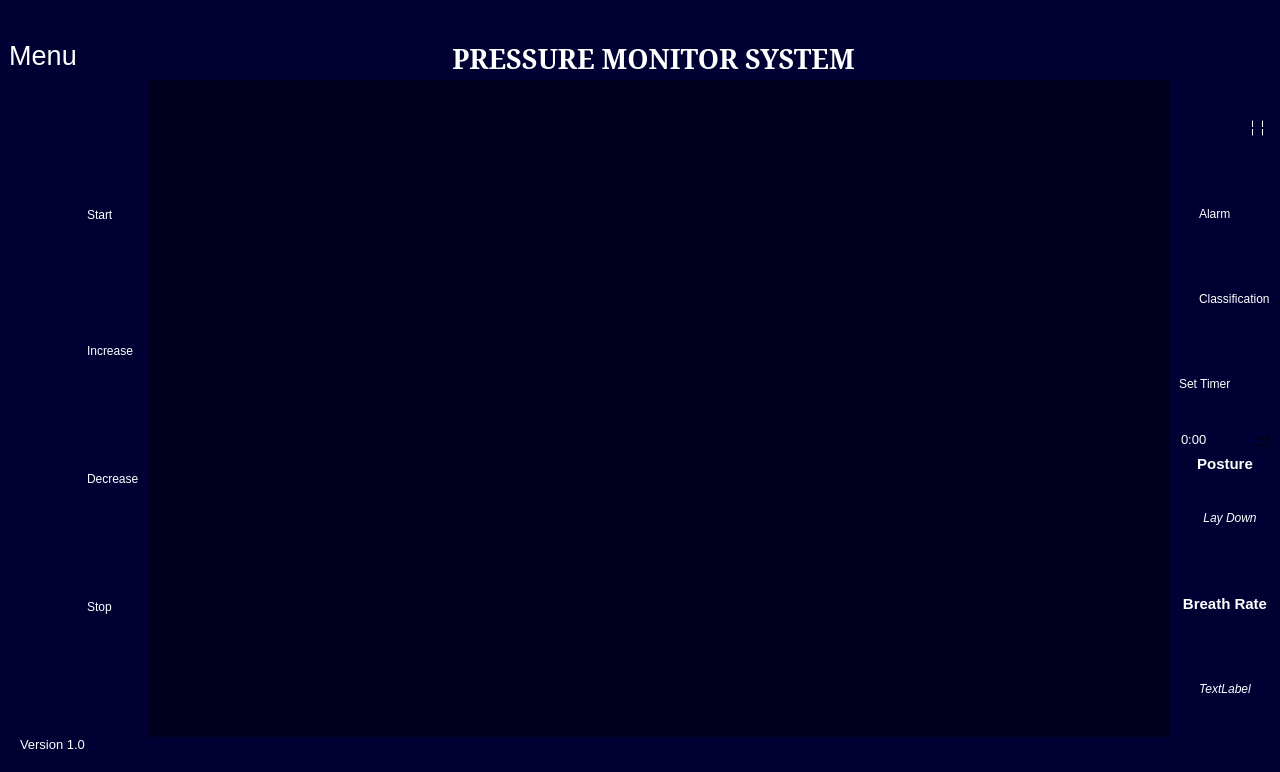
<?xml version="1.0" encoding="UTF-8"?>
<ui version="4.0">
 <class>MainWindow</class>
 <widget class="QMainWindow" name="MainWindow">
  <property name="geometry">
   <rect>
    <x>0</x>
    <y>0</y>
    <width>1280</width>
    <height>772</height>
   </rect>
  </property>
  <property name="windowTitle">
   <string>MainWindow</string>
  </property>
  <property name="autoFillBackground">
   <bool>false</bool>
  </property>
  <property name="styleSheet">
   <string notr="true">*{
	background-color:rgb(0, 0, 30);
	border:none;
}
</string>
  </property>
  <widget class="QWidget" name="centralwidget">
   <layout class="QVBoxLayout" name="verticalLayout">
    <property name="spacing">
     <number>0</number>
    </property>
    <property name="leftMargin">
     <number>0</number>
    </property>
    <property name="topMargin">
     <number>0</number>
    </property>
    <property name="rightMargin">
     <number>0</number>
    </property>
    <property name="bottomMargin">
     <number>0</number>
    </property>
    <item alignment="Qt::AlignTop">
     <widget class="QFrame" name="Header">
      <property name="styleSheet">
       <string notr="true">background-color: rgb(0, 0, 50);</string>
      </property>
      <property name="frameShape">
       <enum>QFrame::NoFrame</enum>
      </property>
      <property name="frameShadow">
       <enum>QFrame::Raised</enum>
      </property>
      <layout class="QHBoxLayout" name="horizontalLayout">
       <property name="spacing">
        <number>0</number>
       </property>
       <property name="leftMargin">
        <number>0</number>
       </property>
       <property name="topMargin">
        <number>0</number>
       </property>
       <property name="rightMargin">
        <number>0</number>
       </property>
       <property name="bottomMargin">
        <number>0</number>
       </property>
       <item alignment="Qt::AlignLeft|Qt::AlignVCenter">
        <widget class="QFrame" name="HeaderLeft">
         <property name="font">
          <font>
           <pointsize>20</pointsize>
          </font>
         </property>
         <property name="frameShape">
          <enum>QFrame::StyledPanel</enum>
         </property>
         <property name="frameShadow">
          <enum>QFrame::Raised</enum>
         </property>
         <layout class="QHBoxLayout" name="horizontalLayout_4">
          <property name="topMargin">
           <number>40</number>
          </property>
          <item>
           <widget class="QPushButton" name="Menu_button">
            <property name="font">
             <font>
              <family>Arial</family>
              <pointsize>20</pointsize>
             </font>
            </property>
            <property name="styleSheet">
             <string notr="true">color: rgb(255, 255, 255);</string>
            </property>
            <property name="text">
             <string>Menu</string>
            </property>
            <property name="icon">
             <iconset>
              <normaloff>Icon/icons8-menu-48.png</normaloff>Icon/icons8-menu-48.png</iconset>
            </property>
            <property name="iconSize">
             <size>
              <width>40</width>
              <height>40</height>
             </size>
            </property>
           </widget>
          </item>
         </layout>
        </widget>
       </item>
       <item alignment="Qt::AlignTop">
        <widget class="QFrame" name="HeaderMiddle">
         <property name="frameShape">
          <enum>QFrame::NoFrame</enum>
         </property>
         <property name="frameShadow">
          <enum>QFrame::Raised</enum>
         </property>
         <layout class="QHBoxLayout" name="horizontalLayout_3">
          <property name="spacing">
           <number>10</number>
          </property>
          <property name="leftMargin">
           <number>0</number>
          </property>
          <property name="topMargin">
           <number>40</number>
          </property>
          <property name="rightMargin">
           <number>0</number>
          </property>
          <property name="bottomMargin">
           <number>0</number>
          </property>
          <item alignment="Qt::AlignHCenter|Qt::AlignVCenter">
           <widget class="QLabel" name="title_pic">
            <property name="font">
             <font>
              <pointsize>20</pointsize>
             </font>
            </property>
            <property name="text">
             <string/>
            </property>
            <property name="pixmap">
             <pixmap>Icon/icons8-pressure-40.png</pixmap>
            </property>
            <property name="alignment">
             <set>Qt::AlignCenter</set>
            </property>
           </widget>
          </item>
          <item>
           <widget class="QLabel" name="mainTitle">
            <property name="font">
             <font>
              <family>Constantia</family>
              <pointsize>20</pointsize>
              <weight>75</weight>
              <bold>true</bold>
              <strikeout>false</strikeout>
              <stylestrategy>PreferDefault</stylestrategy>
             </font>
            </property>
            <property name="styleSheet">
             <string notr="true">color: rgb(255, 255, 255);</string>
            </property>
            <property name="text">
             <string>PRESSURE MONITOR SYSTEM</string>
            </property>
            <property name="alignment">
             <set>Qt::AlignCenter</set>
            </property>
           </widget>
          </item>
         </layout>
        </widget>
       </item>
       <item alignment="Qt::AlignRight|Qt::AlignTop">
        <widget class="QFrame" name="HeaderRight">
         <property name="frameShape">
          <enum>QFrame::NoFrame</enum>
         </property>
         <property name="frameShadow">
          <enum>QFrame::Raised</enum>
         </property>
         <layout class="QHBoxLayout" name="horizontalLayout_2">
          <property name="spacing">
           <number>10</number>
          </property>
          <property name="leftMargin">
           <number>0</number>
          </property>
          <property name="topMargin">
           <number>0</number>
          </property>
          <property name="rightMargin">
           <number>0</number>
          </property>
          <property name="bottomMargin">
           <number>0</number>
          </property>
          <item>
           <widget class="QPushButton" name="ShrinkWindowButton">
            <property name="maximumSize">
             <size>
              <width>50</width>
              <height>50</height>
             </size>
            </property>
            <property name="text">
             <string/>
            </property>
            <property name="icon">
             <iconset>
              <normaloff>Icon/icons8-minimize-96.png</normaloff>Icon/icons8-minimize-96.png</iconset>
            </property>
            <property name="iconSize">
             <size>
              <width>40</width>
              <height>40</height>
             </size>
            </property>
           </widget>
          </item>
          <item>
           <widget class="QPushButton" name="ResizeWindowButton">
            <property name="maximumSize">
             <size>
              <width>50</width>
              <height>50</height>
             </size>
            </property>
            <property name="text">
             <string/>
            </property>
            <property name="icon">
             <iconset>
              <normaloff>Icon/icons8-resize-96.png</normaloff>Icon/icons8-resize-96.png</iconset>
            </property>
            <property name="iconSize">
             <size>
              <width>40</width>
              <height>40</height>
             </size>
            </property>
           </widget>
          </item>
          <item>
           <widget class="QPushButton" name="CloseWindowButton">
            <property name="maximumSize">
             <size>
              <width>50</width>
              <height>50</height>
             </size>
            </property>
            <property name="text">
             <string/>
            </property>
            <property name="icon">
             <iconset>
              <normaloff>Icon/icons8-close-window-96.png</normaloff>Icon/icons8-close-window-96.png</iconset>
            </property>
            <property name="iconSize">
             <size>
              <width>40</width>
              <height>40</height>
             </size>
            </property>
           </widget>
          </item>
         </layout>
        </widget>
       </item>
      </layout>
     </widget>
    </item>
    <item>
     <widget class="QFrame" name="Content">
      <property name="sizePolicy">
       <sizepolicy hsizetype="Preferred" vsizetype="Expanding">
        <horstretch>0</horstretch>
        <verstretch>0</verstretch>
       </sizepolicy>
      </property>
      <property name="frameShape">
       <enum>QFrame::NoFrame</enum>
      </property>
      <property name="frameShadow">
       <enum>QFrame::Raised</enum>
      </property>
      <layout class="QHBoxLayout" name="horizontalLayout_9">
       <property name="spacing">
        <number>0</number>
       </property>
       <property name="leftMargin">
        <number>0</number>
       </property>
       <property name="topMargin">
        <number>0</number>
       </property>
       <property name="rightMargin">
        <number>0</number>
       </property>
       <property name="bottomMargin">
        <number>0</number>
       </property>
       <item>
        <widget class="QFrame" name="ContentLeft">
         <property name="sizePolicy">
          <sizepolicy hsizetype="Minimum" vsizetype="Expanding">
           <horstretch>0</horstretch>
           <verstretch>0</verstretch>
          </sizepolicy>
         </property>
         <property name="frameShape">
          <enum>QFrame::NoFrame</enum>
         </property>
         <property name="frameShadow">
          <enum>QFrame::Raised</enum>
         </property>
         <layout class="QVBoxLayout" name="verticalLayout_2">
          <property name="spacing">
           <number>0</number>
          </property>
          <property name="leftMargin">
           <number>0</number>
          </property>
          <property name="topMargin">
           <number>0</number>
          </property>
          <property name="rightMargin">
           <number>0</number>
          </property>
          <property name="bottomMargin">
           <number>0</number>
          </property>
          <item alignment="Qt::AlignLeft">
           <widget class="QFrame" name="MenuFrame">
            <property name="sizePolicy">
             <sizepolicy hsizetype="Minimum" vsizetype="Preferred">
              <horstretch>0</horstretch>
              <verstretch>0</verstretch>
             </sizepolicy>
            </property>
            <property name="styleSheet">
             <string notr="true">color: rgb(255, 255, 255);
background-color: rgb(0, 0, 50);</string>
            </property>
            <property name="frameShape">
             <enum>QFrame::Panel</enum>
            </property>
            <property name="frameShadow">
             <enum>QFrame::Raised</enum>
            </property>
            <property name="lineWidth">
             <number>0</number>
            </property>
            <layout class="QGridLayout" name="gridLayout">
             <property name="leftMargin">
              <number>10</number>
             </property>
             <property name="topMargin">
              <number>10</number>
             </property>
             <property name="rightMargin">
              <number>10</number>
             </property>
             <property name="bottomMargin">
              <number>10</number>
             </property>
             <property name="spacing">
              <number>5</number>
             </property>
             <item row="1" column="0">
              <widget class="QPushButton" name="Increase">
               <property name="text">
                <string/>
               </property>
               <property name="icon">
                <iconset>
                 <normaloff>Icon/icons8-increase-64.png</normaloff>Icon/icons8-increase-64.png</iconset>
               </property>
               <property name="iconSize">
                <size>
                 <width>64</width>
                 <height>64</height>
                </size>
               </property>
              </widget>
             </item>
             <item row="1" column="1">
              <widget class="QLabel" name="IncreaseLabel">
               <property name="text">
                <string>Increase</string>
               </property>
              </widget>
             </item>
             <item row="2" column="1">
              <widget class="QLabel" name="Decrease">
               <property name="text">
                <string>Decrease</string>
               </property>
              </widget>
             </item>
             <item row="3" column="1">
              <widget class="QLabel" name="StopLabel">
               <property name="text">
                <string>Stop</string>
               </property>
              </widget>
             </item>
             <item row="2" column="0">
              <widget class="QPushButton" name="DecreaseLabel">
               <property name="text">
                <string/>
               </property>
               <property name="icon">
                <iconset>
                 <normaloff>Icon/icons8-decrease-64.png</normaloff>Icon/icons8-decrease-64.png</iconset>
               </property>
               <property name="iconSize">
                <size>
                 <width>64</width>
                 <height>64</height>
                </size>
               </property>
              </widget>
             </item>
             <item row="0" column="1">
              <widget class="QLabel" name="StartLabel">
               <property name="text">
                <string>Start</string>
               </property>
              </widget>
             </item>
             <item row="3" column="0">
              <widget class="QPushButton" name="Stop">
               <property name="text">
                <string/>
               </property>
               <property name="icon">
                <iconset>
                 <normaloff>Icon/icons8-stop-64.png</normaloff>Icon/icons8-stop-64.png</iconset>
               </property>
               <property name="iconSize">
                <size>
                 <width>64</width>
                 <height>64</height>
                </size>
               </property>
              </widget>
             </item>
             <item row="0" column="0">
              <widget class="QPushButton" name="Start">
               <property name="font">
                <font>
                 <pointsize>20</pointsize>
                </font>
               </property>
               <property name="text">
                <string/>
               </property>
               <property name="icon">
                <iconset>
                 <normaloff>Icon/icons8-start-80.png</normaloff>Icon/icons8-start-80.png</iconset>
               </property>
               <property name="iconSize">
                <size>
                 <width>64</width>
                 <height>46</height>
                </size>
               </property>
              </widget>
             </item>
            </layout>
           </widget>
          </item>
         </layout>
        </widget>
       </item>
       <item>
        <widget class="QFrame" name="ContentMiddle">
         <property name="sizePolicy">
          <sizepolicy hsizetype="Preferred" vsizetype="Preferred">
           <horstretch>0</horstretch>
           <verstretch>0</verstretch>
          </sizepolicy>
         </property>
         <property name="frameShape">
          <enum>QFrame::Box</enum>
         </property>
         <property name="frameShadow">
          <enum>QFrame::Raised</enum>
         </property>
         <property name="lineWidth">
          <number>2</number>
         </property>
         <layout class="QVBoxLayout" name="verticalLayout_4">
          <property name="spacing">
           <number>5</number>
          </property>
          <property name="leftMargin">
           <number>5</number>
          </property>
          <property name="topMargin">
           <number>5</number>
          </property>
          <property name="rightMargin">
           <number>5</number>
          </property>
          <property name="bottomMargin">
           <number>5</number>
          </property>
          <item>
           <widget class="QWidget" name="PressureDisplay" native="true">
            <property name="sizePolicy">
             <sizepolicy hsizetype="Expanding" vsizetype="Expanding">
              <horstretch>0</horstretch>
              <verstretch>0</verstretch>
             </sizepolicy>
            </property>
           </widget>
          </item>
         </layout>
        </widget>
       </item>
       <item>
        <widget class="QFrame" name="ContentRight">
         <property name="sizePolicy">
          <sizepolicy hsizetype="Preferred" vsizetype="Preferred">
           <horstretch>0</horstretch>
           <verstretch>0</verstretch>
          </sizepolicy>
         </property>
         <property name="styleSheet">
          <string notr="true">color: rgb(255, 255, 255);
background-color: rgb(0, 0, 50);</string>
         </property>
         <property name="frameShape">
          <enum>QFrame::StyledPanel</enum>
         </property>
         <property name="frameShadow">
          <enum>QFrame::Raised</enum>
         </property>
         <layout class="QVBoxLayout" name="verticalLayout_3">
          <item>
           <widget class="QLCDNumber" name="Time">
            <property name="sizePolicy">
             <sizepolicy hsizetype="Preferred" vsizetype="Preferred">
              <horstretch>0</horstretch>
              <verstretch>0</verstretch>
             </sizepolicy>
            </property>
            <property name="minimumSize">
             <size>
              <width>0</width>
              <height>40</height>
             </size>
            </property>
            <property name="font">
             <font>
              <family>8514oem</family>
              <pointsize>30</pointsize>
             </font>
            </property>
            <property name="styleSheet">
             <string notr="true">background-color: rgb(0, 0, 50);</string>
            </property>
            <property name="smallDecimalPoint">
             <bool>false</bool>
            </property>
            <property name="digitCount">
             <number>8</number>
            </property>
            <property name="mode">
             <enum>QLCDNumber::Dec</enum>
            </property>
            <property name="segmentStyle">
             <enum>QLCDNumber::Flat</enum>
            </property>
            <property name="intValue" stdset="0">
             <number>11</number>
            </property>
           </widget>
          </item>
          <item>
           <widget class="QCheckBox" name="Alarm">
            <property name="sizePolicy">
             <sizepolicy hsizetype="Preferred" vsizetype="Preferred">
              <horstretch>0</horstretch>
              <verstretch>0</verstretch>
             </sizepolicy>
            </property>
            <property name="font">
             <font>
              <family>Arial</family>
             </font>
            </property>
            <property name="text">
             <string>Alarm</string>
            </property>
           </widget>
          </item>
          <item>
           <widget class="QCheckBox" name="checkBox">
            <property name="sizePolicy">
             <sizepolicy hsizetype="Preferred" vsizetype="Preferred">
              <horstretch>0</horstretch>
              <verstretch>0</verstretch>
             </sizepolicy>
            </property>
            <property name="text">
             <string>Classification</string>
            </property>
           </widget>
          </item>
          <item>
           <widget class="QLabel" name="SetTimer">
            <property name="text">
             <string>Set Timer</string>
            </property>
           </widget>
          </item>
          <item>
           <widget class="QTimeEdit" name="timeEdit">
            <property name="minimumSize">
             <size>
              <width>0</width>
              <height>20</height>
             </size>
            </property>
            <property name="font">
             <font>
              <pointsize>10</pointsize>
              <weight>50</weight>
              <bold>false</bold>
             </font>
            </property>
            <property name="currentSection">
             <enum>QDateTimeEdit::HourSection</enum>
            </property>
            <property name="displayFormat">
             <string>h:mm</string>
            </property>
            <property name="calendarPopup">
             <bool>false</bool>
            </property>
           </widget>
          </item>
          <item>
           <widget class="QLabel" name="posture_label">
            <property name="sizePolicy">
             <sizepolicy hsizetype="Preferred" vsizetype="Fixed">
              <horstretch>0</horstretch>
              <verstretch>0</verstretch>
             </sizepolicy>
            </property>
            <property name="font">
             <font>
              <pointsize>11</pointsize>
              <weight>75</weight>
              <bold>true</bold>
             </font>
            </property>
            <property name="text">
             <string>Posture</string>
            </property>
            <property name="alignment">
             <set>Qt::AlignCenter</set>
            </property>
            <property name="margin">
             <number>10</number>
            </property>
           </widget>
          </item>
          <item alignment="Qt::AlignVCenter">
           <widget class="QLabel" name="AIResult">
            <property name="sizePolicy">
             <sizepolicy hsizetype="Preferred" vsizetype="Fixed">
              <horstretch>0</horstretch>
              <verstretch>0</verstretch>
             </sizepolicy>
            </property>
            <property name="font">
             <font>
              <italic>true</italic>
              <kerning>true</kerning>
             </font>
            </property>
            <property name="text">
             <string>   Lay Down</string>
            </property>
            <property name="alignment">
             <set>Qt::AlignCenter</set>
            </property>
           </widget>
          </item>
          <item>
           <widget class="QLabel" name="breathrate_title">
            <property name="font">
             <font>
              <pointsize>11</pointsize>
              <weight>75</weight>
              <bold>true</bold>
             </font>
            </property>
            <property name="text">
             <string>Breath Rate</string>
            </property>
            <property name="alignment">
             <set>Qt::AlignCenter</set>
            </property>
            <property name="margin">
             <number>10</number>
            </property>
           </widget>
          </item>
          <item>
           <widget class="QLabel" name="breathrate">
            <property name="font">
             <font>
              <italic>true</italic>
             </font>
            </property>
            <property name="text">
             <string>TextLabel</string>
            </property>
            <property name="alignment">
             <set>Qt::AlignCenter</set>
            </property>
            <property name="margin">
             <number>10</number>
            </property>
           </widget>
          </item>
         </layout>
        </widget>
       </item>
      </layout>
     </widget>
    </item>
    <item alignment="Qt::AlignBottom">
     <widget class="QFrame" name="Footer">
      <property name="styleSheet">
       <string notr="true">background-color: rgb(0, 0, 50);</string>
      </property>
      <property name="frameShape">
       <enum>QFrame::NoFrame</enum>
      </property>
      <property name="frameShadow">
       <enum>QFrame::Raised</enum>
      </property>
      <layout class="QHBoxLayout" name="horizontalLayout_5">
       <property name="spacing">
        <number>0</number>
       </property>
       <property name="leftMargin">
        <number>0</number>
       </property>
       <property name="topMargin">
        <number>0</number>
       </property>
       <property name="rightMargin">
        <number>0</number>
       </property>
       <property name="bottomMargin">
        <number>0</number>
       </property>
       <item alignment="Qt::AlignBottom">
        <widget class="QFrame" name="FooterLeft">
         <property name="frameShape">
          <enum>QFrame::StyledPanel</enum>
         </property>
         <property name="frameShadow">
          <enum>QFrame::Raised</enum>
         </property>
         <layout class="QHBoxLayout" name="horizontalLayout_6">
          <property name="spacing">
           <number>0</number>
          </property>
          <property name="leftMargin">
           <number>20</number>
          </property>
          <property name="topMargin">
           <number>0</number>
          </property>
          <property name="rightMargin">
           <number>0</number>
          </property>
          <property name="bottomMargin">
           <number>20</number>
          </property>
          <item>
           <widget class="QLabel" name="Version">
            <property name="font">
             <font>
              <pointsize>10</pointsize>
             </font>
            </property>
            <property name="styleSheet">
             <string notr="true">color: rgb(255, 255, 255);</string>
            </property>
            <property name="text">
             <string>Version 1.0</string>
            </property>
           </widget>
          </item>
         </layout>
        </widget>
       </item>
       <item>
        <widget class="QFrame" name="F_Right">
         <property name="frameShape">
          <enum>QFrame::StyledPanel</enum>
         </property>
         <property name="frameShadow">
          <enum>QFrame::Raised</enum>
         </property>
         <layout class="QHBoxLayout" name="horizontalLayout_7">
          <property name="spacing">
           <number>0</number>
          </property>
          <property name="leftMargin">
           <number>0</number>
          </property>
          <property name="topMargin">
           <number>0</number>
          </property>
          <property name="rightMargin">
           <number>0</number>
          </property>
          <property name="bottomMargin">
           <number>0</number>
          </property>
          <item>
           <widget class="QFrame" name="frame">
            <property name="frameShape">
             <enum>QFrame::StyledPanel</enum>
            </property>
            <property name="frameShadow">
             <enum>QFrame::Raised</enum>
            </property>
            <layout class="QHBoxLayout" name="horizontalLayout_8">
             <property name="spacing">
              <number>0</number>
             </property>
             <property name="leftMargin">
              <number>0</number>
             </property>
             <property name="topMargin">
              <number>0</number>
             </property>
             <property name="rightMargin">
              <number>0</number>
             </property>
             <property name="bottomMargin">
              <number>0</number>
             </property>
             <item alignment="Qt::AlignRight">
              <widget class="QPushButton" name="Question">
               <property name="text">
                <string/>
               </property>
               <property name="icon">
                <iconset>
                 <normaloff>Icon/icons8-question-96.png</normaloff>Icon/icons8-question-96.png</iconset>
               </property>
               <property name="iconSize">
                <size>
                 <width>40</width>
                 <height>40</height>
                </size>
               </property>
              </widget>
             </item>
             <item alignment="Qt::AlignBottom">
              <widget class="QFrame" name="SizeGrip">
               <property name="minimumSize">
                <size>
                 <width>15</width>
                 <height>15</height>
                </size>
               </property>
               <property name="maximumSize">
                <size>
                 <width>15</width>
                 <height>15</height>
                </size>
               </property>
               <property name="frameShape">
                <enum>QFrame::StyledPanel</enum>
               </property>
               <property name="frameShadow">
                <enum>QFrame::Raised</enum>
               </property>
              </widget>
             </item>
            </layout>
           </widget>
          </item>
         </layout>
        </widget>
       </item>
      </layout>
     </widget>
    </item>
   </layout>
  </widget>
 </widget>
 <resources/>
 <connections/>
</ui>
